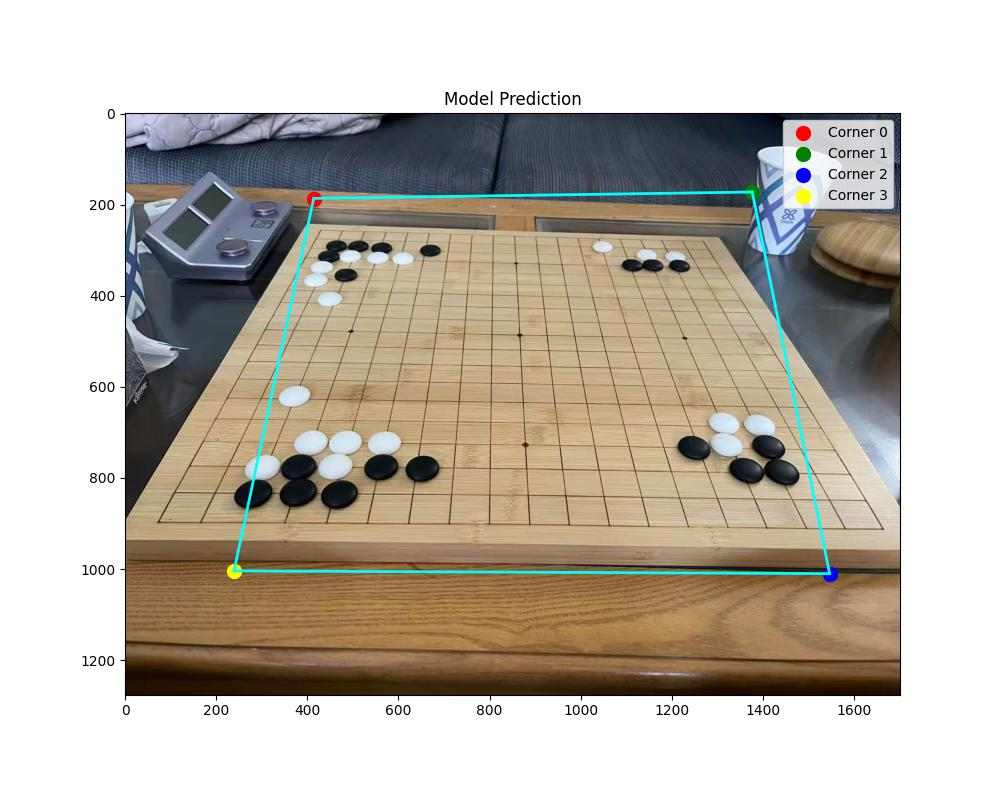
#> input picture AI_CornerDetect/data_check/pred_Board1.jpg, 1000 x 800 px
$ python ParallelLine-1.1.py --img ../AI_CornerDetect/data_check/pred_Board1.jpg
#> lines starting #> are read from the running program, lines starting #| are printed output that depends on the picture; after the words box and inside, x2 and y2 are one past the last pixel; in counts of white or black regions, pixels touching at a corner belong together
"""
围棋盘平行线提取器 v2
====================
用"角度一致性"代替消失点约束：
- 棋盘两族线在图像内看起来大致平行（消失点往往在图外很远）
- 主约束：角度偏差 < angle_tol 度
- 辅助约束：线段本身要足够长（短碎线大概率是噪声）
- 两族之间角度差要接近 90°（棋盘格是正交的）

用法:
    python goboard_parallel_lines_v2.py --img <图片路径>
"""

import cv2
import numpy as np
import argparse
from pathlib import Path


# ─────────────────────────────────────────────────────────────────────────────
# 工具
# ─────────────────────────────────────────────────────────────────────────────

def seg_angle(x1, y1, x2, y2):
    """返回线段方向角 [0, π)"""
    a = np.arctan2(y2 - y1, x2 - x1)
    if a < 0:
        a += np.pi
    return a

def seg_len(x1, y1, x2, y2):
    return np.hypot(x2 - x1, y2 - y1)

def angle_diff(a, b):
    """两角度之差，结果在 [0, π/2]"""
    d = abs(a - b) % np.pi
    return min(d, np.pi - d)


# ─────────────────────────────────────────────────────────────────────────────
# Step 1: Canny + HoughLinesP
# ─────────────────────────────────────────────────────────────────────────────

def extract_segments(img_gray, canny_lo=40, canny_hi=100,
                     hough_thresh=30, min_len=20, max_gap=10):
    edges = cv2.Canny(img_gray, canny_lo, canny_hi)
    raw = cv2.HoughLinesP(edges, 1, np.pi / 360,          # 角度分辨率 0.5°
                          threshold=hough_thresh,
                          minLineLength=min_len,
                          maxLineGap=max_gap)
    if raw is None:
        return [], edges
    return [tuple(r[0]) for r in raw], edges


# ─────────────────────────────────────────────────────────────────────────────
# Step 2: 加权角度直方图 → 找两个主方向
# ─────────────────────────────────────────────────────────────────────────────

def find_two_main_directions(segs, bins=360, suppress_deg=20):
    """
    用线段长度加权的角度直方图，找出两个最主要的方向角。
    返回 (angle0, angle1) 单位：弧度
    """
    angles  = np.array([seg_angle(*s) for s in segs])
    weights = np.array([seg_len(*s)   for s in segs])

    hist, edges = np.histogram(angles, bins=bins,
                               range=(0, np.pi), weights=weights)
    # 平滑
    hist = np.convolve(hist, np.ones(7)/7, mode='same')

    peaks = []
    h = hist.copy()
    suppress_bins = int(suppress_deg / 180 * bins)

    for _ in range(2):
        idx = int(np.argmax(h))
        peak_angle = (edges[idx] + edges[idx+1]) / 2
        peaks.append(peak_angle)
        lo = max(0, idx - suppress_bins)
        hi = min(bins, idx + suppress_bins)
        h[lo:hi] = 0

    return peaks[0], peaks[1]


# ─────────────────────────────────────────────────────────────────────────────
# Step 3: 按角度容差分配线段 + RANSAC 去噪
# ─────────────────────────────────────────────────────────────────────────────

def assign_to_clusters(segs, a0, a1, angle_tol_deg=8.0):
    """
    将线段分配到两个主方向族，不满足任何一族的丢弃。
    angle_tol_deg: 偏离主方向的最大容忍角度（度）
    """
    tol = np.radians(angle_tol_deg)
    c0, c1, outliers = [], [], []
    for s in segs:
        ang = seg_angle(*s)
        d0 = angle_diff(ang, a0)
        d1 = angle_diff(ang, a1)
        if d0 <= tol and d0 <= d1:
            c0.append(s)
        elif d1 <= tol:
            c1.append(s)
        else:
            outliers.append(s)
    return c0, c1, outliers


def ransac_angle_filter(segs, angle_tol_deg=5.0, n_iter=300, min_support=5):
    """
    对已分族的线段再做一次 RANSAC：
    随机取 1 条线段作为"基准角度"，统计与之角度偏差 < tol 的内点数量。
    取内点最多的角度作为精化后的主方向，返回内点列表。

    这一步主要用于剔除分族时容差边界附近混入的噪声线。
    """
    if len(segs) < 2:
        return segs, seg_angle(*segs[0]) if segs else 0.0

    tol = np.radians(angle_tol_deg)
    angles = np.array([seg_angle(*s) for s in segs])
    weights = np.array([seg_len(*s) for s in segs])

    best_mask = None
    best_score = -1
    best_center = 0.0

    rng = np.random.default_rng(0)
    for _ in range(n_iter):
        idx = rng.integers(len(segs))
        ref = angles[idx]
        diffs = np.array([angle_diff(a, ref) for a in angles])
        mask = diffs < tol
        score = weights[mask].sum()
        if score > best_score:
            best_score = score
            best_mask = mask
            best_center = ref

    # 用内点做加权均值精化主方向
    inlier_angles = angles[best_mask]
    inlier_weights = weights[best_mask]
    # 对角度做向量平均（sin/cos），避免 0/π 边界问题
    mean_sin = np.average(np.sin(2 * inlier_angles), weights=inlier_weights)
    mean_cos = np.average(np.cos(2 * inlier_angles), weights=inlier_weights)
    refined_angle = np.arctan2(mean_sin, mean_cos) / 2
    if refined_angle < 0:
        refined_angle += np.pi

    inliers = [s for s, m in zip(segs, best_mask) if m]
    return inliers, refined_angle


# ─────────────────────────────────────────────────────────────────────────────
# Step 4: 长度过滤（短碎线大多是噪声）
# ─────────────────────────────────────────────────────────────────────────────

def filter_by_length(segs, img_w, img_h, min_ratio=0.03):
    """
    保留长度 >= min_ratio * min(img_w, img_h) 的线段
    """
    threshold = min_ratio * min(img_w, img_h)
    return [s for s in segs if seg_len(*s) >= threshold]


# ─────────────────────────────────────────────────────────────────────────────
# Step 5: 可视化
# ─────────────────────────────────────────────────────────────────────────────

def make_result_canvas(img_bgr, segs_all, c0, c1, outliers,
                       a0, a1, edges):
    h, w = img_bgr.shape[:2]

    # ── 画布 A: 只显示两族平行线（背景压暗）
    dark = (img_bgr * 0.25).astype(np.uint8)
    canvas_A = dark.copy()
    colors = [(0, 220, 255), (80, 255, 80)]   # 族0 黄色, 族1 绿色
    for segs, color in zip([c0, c1], colors):
        for seg in segs:
            cv2.line(canvas_A, (seg[0], seg[1]), (seg[2], seg[3]),
                     color, 2, cv2.LINE_AA)

    # 在右上角标注两个主方向角度
    cv2.putText(canvas_A, f"Dir0: {np.degrees(a0):.1f} deg",
                (10, 30), cv2.FONT_HERSHEY_SIMPLEX, 0.7, colors[0], 2)
    cv2.putText(canvas_A, f"Dir1: {np.degrees(a1):.1f} deg",
                (10, 60), cv2.FONT_HERSHEY_SIMPLEX, 0.7, colors[1], 2)
    cv2.putText(canvas_A, "Parallel Lines Only",
                (10, h - 15), cv2.FONT_HERSHEY_SIMPLEX, 0.6, (200, 200, 200), 1)

    # ── 画布 B: 原图上显示所有线，平行线高亮
    canvas_B = img_bgr.copy()
    for seg in outliers:
        cv2.line(canvas_B, (seg[0], seg[1]), (seg[2], seg[3]),
                 (60, 60, 60), 1)
    for segs, color in zip([c0, c1], colors):
        for seg in segs:
            cv2.line(canvas_B, (seg[0], seg[1]), (seg[2], seg[3]),
                     color, 2, cv2.LINE_AA)
    cv2.putText(canvas_B, "All Lines (parallel highlighted)",
                (10, h - 15), cv2.FONT_HERSHEY_SIMPLEX, 0.6, (200, 200, 200), 1)

    # ── 画布 C: Canny
    canvas_C = cv2.cvtColor(edges, cv2.COLOR_GRAY2BGR)
    cv2.putText(canvas_C, "Canny Edges",
                (10, h - 15), cv2.FONT_HERSHEY_SIMPLEX, 0.6, (200, 200, 200), 1)

    return np.hstack([canvas_A, canvas_B, canvas_C])


# ─────────────────────────────────────────────────────────────────────────────
# 主流程
# ─────────────────────────────────────────────────────────────────────────────

def process(img_path,
            canny_lo=40, canny_hi=100,
            hough_thresh=30, min_len=20, max_gap=10,
            angle_tol=8.0,
            min_len_ratio=0.03,
            show=True,
            save=True):

#> called with canny_lo = 40, canny_hi = 100, hough_thresh = 30, min_len = 20, max_gap = 10, angle_tol = 8, min_len_ratio = 0.03, show = True
    img_bgr = cv2.imread(img_path)
#> img_bgr is the input picture: shape (800, 1000, 3); mean B, G, R 170.8, 181.8, 189
    if img_bgr is None:
        print(f"[-] 无法读取: {img_path}"); return

    h, w = img_bgr.shape[:2]
    print(f"[*] 图片: {w}x{h}")
#| [*] 图片: 1000x800

    # 预处理
    gray = cv2.cvtColor(img_bgr, cv2.COLOR_BGR2GRAY)
    gray = cv2.createCLAHE(clipLimit=2.0, tileGridSize=(8,8)).apply(gray)
    gray = cv2.GaussianBlur(gray, (3, 3), 0)

    # Step 1: 提取线段
    segs, edges = extract_segments(gray, canny_lo, canny_hi,
                                   hough_thresh, min_len, max_gap)
#> in extract_segments, `edges = cv2.Canny(img_gray, canny_lo, canny_hi)`:
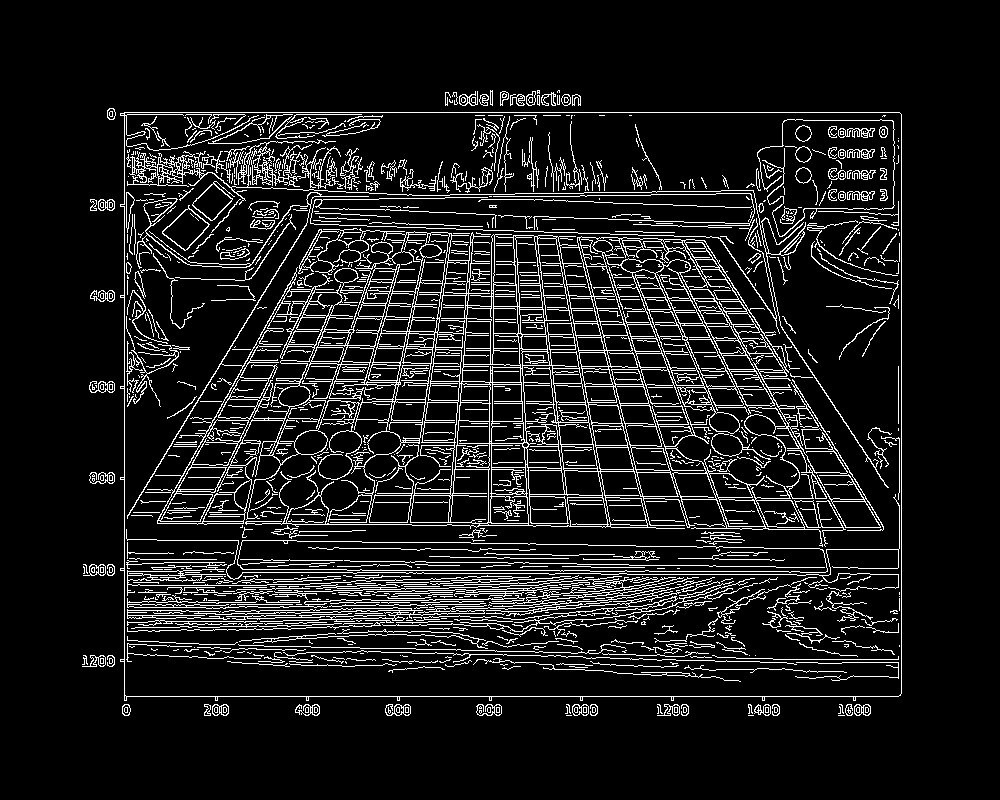
#> edges: shape (800, 1000); 10.3% white in thin lines or dots, all inside (x1, y1, x2, y2) = (82, 90, 902, 716)
#> in extract_segments, `raw = cv2.HoughLinesP(edges, 1, np.pi / 360,`: raw = 1664 rows, first 6: [124, 696, 898, 696], [107, 112, 899, 112], [901, 693, 901, 114], [872, 662, 898, 662], [124, 715, 124, 113], [237, 377, 797, 387]
#> segs = 1664 items, first 6: (124, 696, 898, 696), (107, 112, 899, 112), (901, 693, 901, 114), (872, 662, 898, 662), (124, 715, 124, 113), (237, 377, 797, 387)
    print(f"[*] 原始线段: {len(segs)}")
#| [*] 原始线段: 1664
    if len(segs) < 10:
        print("[!] 线段太少，尝试降低 canny_lo 或 hough_thresh"); return

    # Step 2: 找两个主方向
    a0, a1 = find_two_main_directions(segs)
#> in find_two_main_directions, `angles  = np.array([seg_angle(*s) for s in segs])`: angles = 1664 values, max 3.14 at index 258, min 0 at index 0, mean 0.851
#> in find_two_main_directions, `weights = np.array([seg_len(*s)   for s in segs])`: weights = 1664 values, max 792 at index 1, min 20 at index 124, mean 54.46
#> in find_two_main_directions, `hist, edges = np.histogram(angles, bins=bins, range=(0, np.pi), weight..`: hist = 360 values, max 24048 at index 0, min 0 at index 27, mean 251.7; edges = 361 values from 0 to 3.14
#> in find_two_main_directions, `hist = np.convolve(hist, np.ones(7)/7, mode='same')`: hist = 360 values, max 6704.1 at index 3, min 0 at index 55, mean 214.1
#> in find_two_main_directions, `h = hist.copy()`: h has the same summary as hist
#> the loop in find_two_main_directions, `for _ in range(2):` made 2 passes
#> (idx, peak_angle, lo, hi) on passes 1 to 2: (3, 0.0305, 0, 43), (355, 3.1, 315, 360)
#> after the loop in find_two_main_directions, `for _ in range(2):`: h = 360 values, max 464.3 at index 177, min 0 at index 0, mean 60.49; peaks = [0.0305, 3.1]
#> a0 = 0.0305; a1 = 3.1
    print(f"[*] 主方向: {np.degrees(a0):.1f}°, {np.degrees(a1):.1f}°  "
          f"(夹角 {np.degrees(angle_diff(a0,a1)):.1f}°)")
#> in angle_diff, `d = abs(a - b) % np.pi`: d = 3.07
#| [*] 主方向: 1.8°, 177.8°  (夹角 4.0°)

    # Step 3: 按角度容差分族
    c0_raw, c1_raw, outliers_raw = assign_to_clusters(segs, a0, a1, angle_tol)
#> the loop in assign_to_clusters, `for s in segs:` made 1664 passes
#> (s, a in seg_angle, ang, d0, d1) on passes 1 to 3: ((124, 696, 898, 696), 0, 0, 0.0305, 0.0393), ((107, 112, 899, 112), 0, 0, 0.0305, 0.0393), ((901, 693, 901, 114), 1.57, 1.57, 1.54, 1.53)
#> after the loop in assign_to_clusters, `for s in segs:`: c0 = 1062 items, first 6: (124, 696, 898, 696), (107, 112, 899, 112), (872, 662, 898, 662), (237, 377, 797, 387), (314, 345, 348, 345), (429, 590, 636, 602); c1 = 314 items, first 6: (374, 585, 517, 580), (223, 619, 495, 612), (652, 595, 736, 591), (283, 620, 352, 619), (647, 604, 703, 603), (337, 588, 463, 585); outliers = 288 items, first 6: (901, 693, 901, 114), (124, 715, 124, 113), (157, 522, 355, 165), (579, 233, 649, 527), (898, 678, 898, 656), (127, 516, 336, 174)
#> c0_raw has the same summary as c0 in assign_to_clusters; c1_raw has the same summary as c1 in assign_to_clusters; outliers_raw has the same summary as outliers in assign_to_clusters
    print(f"[*] 初步分族: 族0={len(c0_raw)}, 族1={len(c1_raw)}, 丢弃={len(outliers_raw)}")
#| [*] 初步分族: 族0=1062, 族1=314, 丢弃=288

    # Step 4: 长度过滤
    c0_len = filter_by_length(c0_raw, w, h, min_len_ratio)
#> c0_len = 880 items, first 6: (124, 696, 898, 696), (107, 112, 899, 112), (872, 662, 898, 662), (237, 377, 797, 387), (314, 345, 348, 345), (429, 590, 636, 602)
    c1_len = filter_by_length(c1_raw, w, h, min_len_ratio)
#> c1_len = 261 items, first 6: (374, 585, 517, 580), (223, 619, 495, 612), (652, 595, 736, 591), (283, 620, 352, 619), (647, 604, 703, 603), (337, 588, 463, 585)
    print(f"[*] 长度过滤后: 族0={len(c0_len)}, 族1={len(c1_len)}")
#| [*] 长度过滤后: 族0=880, 族1=261

    # Step 5: RANSAC 角度精化（二次过滤角度离群点）
    c0_final, a0_refined = ransac_angle_filter(c0_len, angle_tol_deg=angle_tol * 0.7)
#> in ransac_angle_filter, `angles = np.array([seg_angle(*s) for s in segs])`: angles = 880 values, max 0.168 at index 176, min 0 at index 0, mean 0.0243
#> in ransac_angle_filter, `weights = np.array([seg_len(*s) for s in segs])`: weights = 880 values, max 792 at index 1, min 24 at index 34, mean 55.83
#> the loop in ransac_angle_filter, `for _ in range(n_iter):` made 300 passes
#> (idx, ref) on pass 1: (748, 0.0333)
    c1_final, a1_refined = ransac_angle_filter(c1_len, angle_tol_deg=angle_tol * 0.7)
    print(f"[*] RANSAC后: 族0={len(c0_final)} ({np.degrees(a0_refined):.1f}°), "
          f"族1={len(c1_final)} ({np.degrees(a1_refined):.1f}°)")
#| [*] RANSAC后: 族0=880 (1.4°), 族1=261 (177.7°)

    # 计算最终 outliers（用于可视化）
    kept = set(map(tuple, c0_final)) | set(map(tuple, c1_final))
    outliers_final = [s for s in segs if tuple(s) not in kept]

    # 可视化
    combined = make_result_canvas(img_bgr,
                                  segs, c0_final, c1_final, outliers_final,
                                  a0_refined, a1_refined, edges)
#> in make_result_canvas, `dark = (img_bgr * 0.25).astype(np.uint8)`:
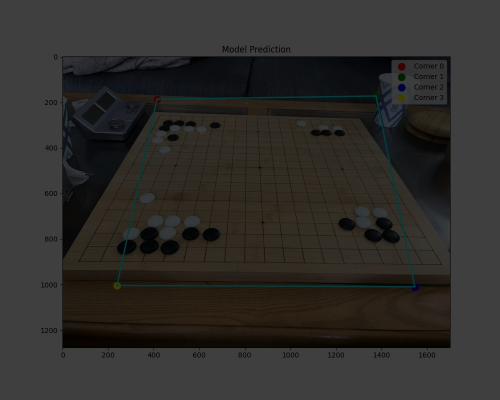
#> dark: shape (800, 1000, 3) (shown at 1/2 size); mean B, G, R 42.2, 44.9, 46.7
#> the loop in make_result_canvas, `for segs, color in zip([c0, c1], colors):` made 2 passes
#> color on passes 1 to 2: (0, 220, 255), (80, 255, 80)
#> in make_result_canvas, `cv2.putText(canvas_A, "Parallel Lines Only", (10, h - 15), cv2.FONT_HE..`:
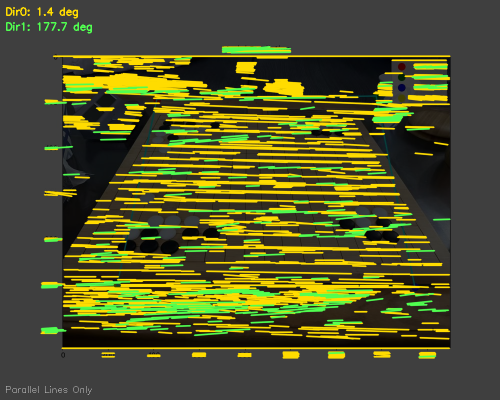
#> canvas_A: shape (800, 1000, 3) (shown at 1/2 size); mean B, G, R 40.3, 84.9, 82.6
#> the loop in make_result_canvas, `for seg in outliers:` made 523 passes
#> seg on passes 1 to 3: (901, 693, 901, 114), (124, 715, 124, 113), (495, 651, 517, 651)
#> after the loop in make_result_canvas, `for seg in outliers:`:
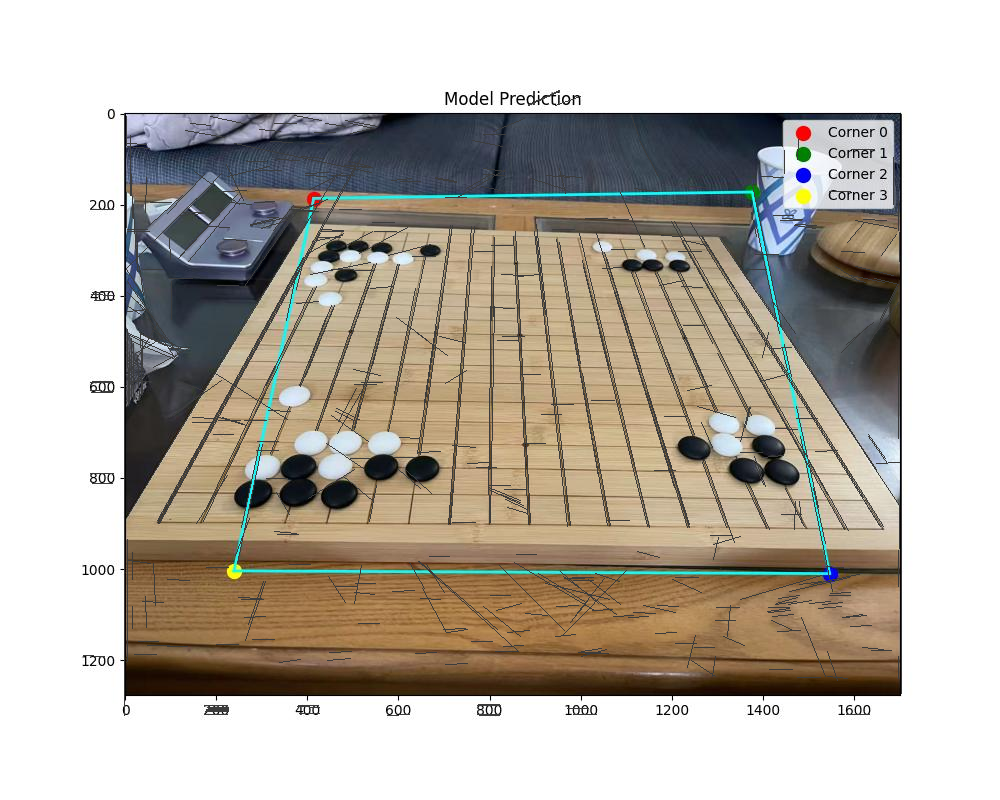
#> canvas_B: shape (800, 1000, 3); 3.26% of pixels changed, all inside (x1, y1, x2, y2) = (83, 90, 902, 716)
#> in make_result_canvas, `cv2.putText(canvas_B, "All Lines (parallel highlighted)", (10, h - 15)..`:
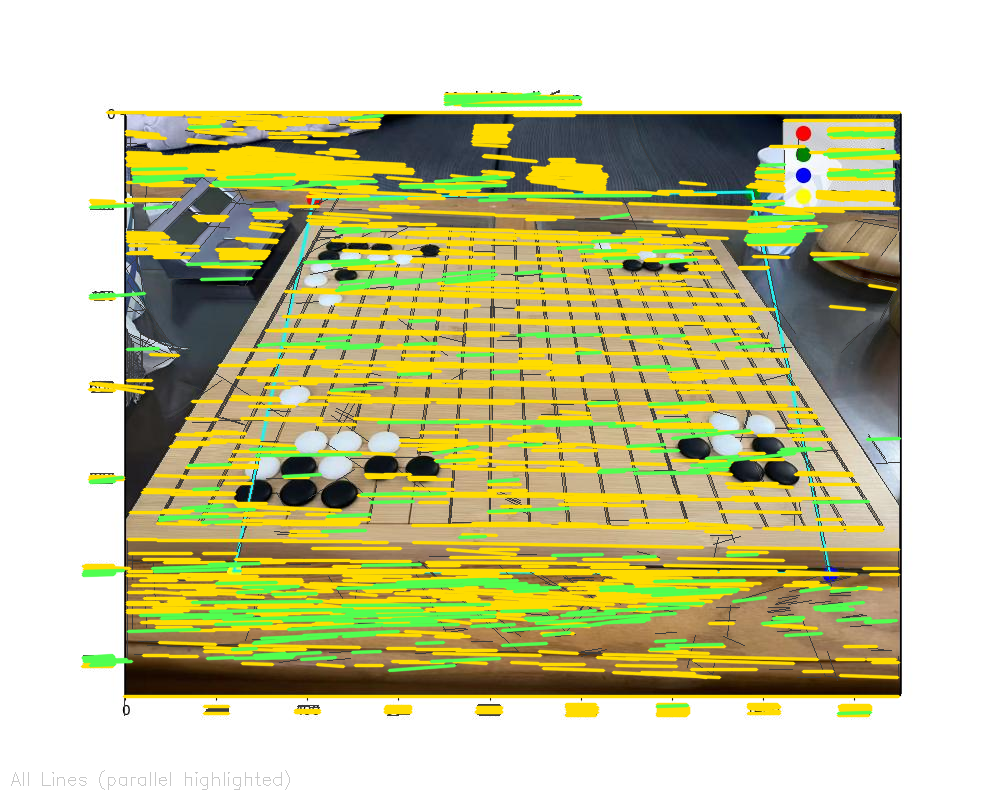
#> canvas_B: shape (800, 1000, 3); mean B, G, R 149.7, 198.4, 199.5

    if save:
        out_path = str(Path(img_path).with_suffix('')) + "_v2_parallel.jpg"
        cv2.imwrite(out_path, combined)
        print(f"[+] 已保存: {out_path}")

    if show:
        # 限制显示宽度
        disp_w = min(combined.shape[1], 1800)
        scale  = disp_w / combined.shape[1]
        disp   = cv2.resize(combined,
                            (disp_w, int(combined.shape[0] * scale)))
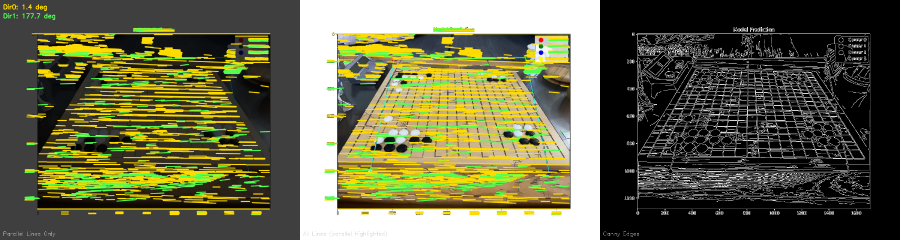
#> disp: shape (480, 1800, 3) (shown at 1/2 size); mean B, G, R 72.1, 103.2, 102.8
        cv2.imshow("Go Board Parallel Lines v2", disp)
        print("    按任意键关闭...")
        cv2.waitKey(0)
        cv2.destroyAllWindows()

    return c0_final, c1_final, a0_refined, a1_refined


# ─────────────────────────────────────────────────────────────────────────────
if __name__ == "__main__":
    parser = argparse.ArgumentParser()
    parser.add_argument("--img",          type=str,   required=True)
    parser.add_argument("--canny_lo",     type=int,   default=40)
    parser.add_argument("--canny_hi",     type=int,   default=100)
    parser.add_argument("--hough_thresh", type=int,   default=30)
    parser.add_argument("--min_len",      type=int,   default=20)
    parser.add_argument("--max_gap",      type=int,   default=10)
    parser.add_argument("--angle_tol",    type=float, default=8.0,
                        help="线段角度偏离主方向的最大容忍度（度），默认 8°")
    parser.add_argument("--min_len_ratio",type=float, default=0.03,
                        help="线段最短长度（相对图片短边的比例），默认 0.03")
    parser.add_argument("--no_show",      action="store_true")
    a = parser.parse_args()

    process(a.img, a.canny_lo, a.canny_hi, a.hough_thresh,
            a.min_len, a.max_gap, a.angle_tol, a.min_len_ratio,
            show=not a.no_show)
